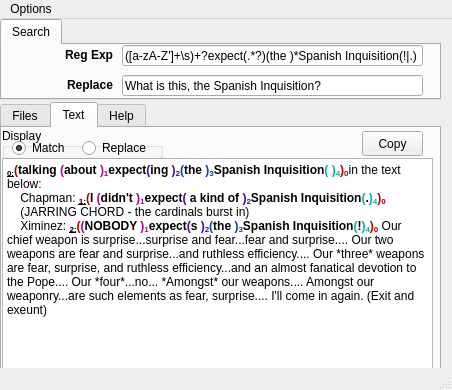
<?xml version="1.0" encoding="UTF-8"?>
<ui version="4.0">
 <class>SearchTheSky_window</class>
 <widget class="QMainWindow" name="SearchTheSky_window">
  <property name="geometry">
   <rect>
    <x>0</x>
    <y>0</y>
    <width>452</width>
    <height>390</height>
   </rect>
  </property>
  <property name="sizePolicy">
   <sizepolicy hsizetype="Fixed" vsizetype="Fixed">
    <horstretch>0</horstretch>
    <verstretch>0</verstretch>
   </sizepolicy>
  </property>
  <property name="windowTitle">
   <string>Search The Sky</string>
  </property>
  <property name="animated">
   <bool>true</bool>
  </property>
  <widget class="QWidget" name="centralwidget">
   <widget class="QTabWidget" name="tabWidget_lower">
    <property name="enabled">
     <bool>true</bool>
    </property>
    <property name="geometry">
     <rect>
      <x>0</x>
      <y>83</y>
      <width>441</width>
      <height>271</height>
     </rect>
    </property>
    <property name="currentIndex">
     <number>1</number>
    </property>
    <widget class="QWidget" name="tab_files">
     <attribute name="title">
      <string>Files</string>
     </attribute>
     <widget class="QGroupBox" name="groupBox_2">
      <property name="geometry">
       <rect>
        <x>0</x>
        <y>0</y>
        <width>421</width>
        <height>41</height>
       </rect>
      </property>
      <property name="title">
       <string>Folder</string>
      </property>
      <widget class="QPushButton" name="pushButton_find">
       <property name="geometry">
        <rect>
         <x>330</x>
         <y>12</y>
         <width>79</width>
         <height>25</height>
        </rect>
       </property>
       <property name="text">
        <string>Find</string>
       </property>
      </widget>
      <widget class="QToolButton" name="toolButton_folder">
       <property name="geometry">
        <rect>
         <x>10</x>
         <y>15</y>
         <width>41</width>
         <height>21</height>
        </rect>
       </property>
       <property name="text">
        <string>...</string>
       </property>
       <property name="toolButtonStyle">
        <enum>Qt::ToolButtonIconOnly</enum>
       </property>
      </widget>
      <widget class="QLineEdit" name="lineEdit_folder">
       <property name="geometry">
        <rect>
         <x>50</x>
         <y>14</y>
         <width>271</width>
         <height>21</height>
        </rect>
       </property>
      </widget>
     </widget>
     <widget class="QTreeView" name="treeView_files">
      <property name="geometry">
       <rect>
        <x>10</x>
        <y>51</y>
        <width>141</width>
        <height>191</height>
       </rect>
      </property>
      <property name="sizePolicy">
       <sizepolicy hsizetype="Expanding" vsizetype="Expanding">
        <horstretch>0</horstretch>
        <verstretch>0</verstretch>
       </sizepolicy>
      </property>
     </widget>
     <widget class="QTextBrowser" name="textBrowser_files">
      <property name="geometry">
       <rect>
        <x>160</x>
        <y>73</y>
        <width>271</width>
        <height>171</height>
       </rect>
      </property>
     </widget>
     <widget class="QGroupBox" name="groupBox_4">
      <property name="geometry">
       <rect>
        <x>270</x>
        <y>40</y>
        <width>161</width>
        <height>31</height>
       </rect>
      </property>
      <property name="title">
       <string>Display</string>
      </property>
      <widget class="QRadioButton" name="radioButton_files_match">
       <property name="geometry">
        <rect>
         <x>10</x>
         <y>10</y>
         <width>98</width>
         <height>20</height>
        </rect>
       </property>
       <property name="text">
        <string>Match</string>
       </property>
       <property name="checked">
        <bool>true</bool>
       </property>
      </widget>
      <widget class="QRadioButton" name="radioButton_files_replace">
       <property name="geometry">
        <rect>
         <x>80</x>
         <y>10</y>
         <width>98</width>
         <height>20</height>
        </rect>
       </property>
       <property name="text">
        <string>Replace</string>
       </property>
      </widget>
     </widget>
     <widget class="QPushButton" name="pushButton_replace_all">
      <property name="geometry">
       <rect>
        <x>168</x>
        <y>44</y>
        <width>81</width>
        <height>25</height>
       </rect>
      </property>
      <property name="text">
       <string>Replace All</string>
      </property>
     </widget>
    </widget>
    <widget class="QWidget" name="tab_text">
     <attribute name="title">
      <string>Text</string>
     </attribute>
     <widget class="QTextEdit" name="textEdit_input">
      <property name="geometry">
       <rect>
        <x>0</x>
        <y>30</y>
        <width>431</width>
        <height>211</height>
       </rect>
      </property>
      <property name="autoFormatting">
       <set>QTextEdit::AutoNone</set>
      </property>
      <property name="html">
       <string>&lt;!DOCTYPE HTML PUBLIC &quot;-//W3C//DTD HTML 4.0//EN&quot; &quot;http://www.w3.org/TR/REC-html40/strict.dtd&quot;&gt;
&lt;html&gt;&lt;head&gt;&lt;meta name=&quot;qrichtext&quot; content=&quot;1&quot; /&gt;&lt;style type=&quot;text/css&quot;&gt;
p, li { white-space: pre-wrap; }
&lt;/style&gt;&lt;/head&gt;&lt;body style=&quot; font-family:'Sans Serif'; font-size:9pt; font-weight:400; font-style:normal;&quot;&gt;
&lt;p style=&quot; margin-top:0px; margin-bottom:0px; margin-left:0px; margin-right:0px; -qt-block-indent:0; text-indent:0px;&quot;&gt;&lt;span style=&quot; font-weight:600; text-decoration: underline; vertical-align:sub;&quot;&gt;0:&lt;/span&gt;&lt;span style=&quot; font-weight:600; color:#b30000;&quot;&gt;(&lt;/span&gt;&lt;span style=&quot; font-weight:600; color:#000000;&quot;&gt;talking &lt;/span&gt;&lt;span style=&quot; font-weight:600; color:#b3008d;&quot;&gt;(&lt;/span&gt;&lt;span style=&quot; font-weight:600; color:#000000;&quot;&gt;about &lt;/span&gt;&lt;span style=&quot; font-weight:600; color:#b3008d;&quot;&gt;)&lt;/span&gt;&lt;span style=&quot; font-weight:600; color:#b3008d; vertical-align:sub;&quot;&gt;1&lt;/span&gt;&lt;span style=&quot; font-weight:600; color:#000000;&quot;&gt;expect&lt;/span&gt;&lt;span style=&quot; font-weight:600; color:#4b00b3;&quot;&gt;(&lt;/span&gt;&lt;span style=&quot; font-weight:600; color:#000000;&quot;&gt;ing &lt;/span&gt;&lt;span style=&quot; font-weight:600; color:#4b00b3;&quot;&gt;)&lt;/span&gt;&lt;span style=&quot; font-weight:600; color:#4b00b3; vertical-align:sub;&quot;&gt;2&lt;/span&gt;&lt;span style=&quot; font-weight:600; color:#0041b3;&quot;&gt;(&lt;/span&gt;&lt;span style=&quot; font-weight:600; color:#000000;&quot;&gt;the &lt;/span&gt;&lt;span style=&quot; font-weight:600; color:#0041b3;&quot;&gt;)&lt;/span&gt;&lt;span style=&quot; font-weight:600; color:#0041b3; vertical-align:sub;&quot;&gt;3&lt;/span&gt;&lt;span style=&quot; font-weight:600; color:#000000;&quot;&gt;Spanish Inquisition&lt;/span&gt;&lt;span style=&quot; font-weight:600; color:#00b398;&quot;&gt;(&lt;/span&gt;&lt;span style=&quot; font-weight:600; color:#000000;&quot;&gt; &lt;/span&gt;&lt;span style=&quot; font-weight:600; color:#00b398;&quot;&gt;)&lt;/span&gt;&lt;span style=&quot; font-weight:600; color:#00b398; vertical-align:sub;&quot;&gt;4&lt;/span&gt;&lt;span style=&quot; font-weight:600; color:#b30000;&quot;&gt;)&lt;/span&gt;&lt;span style=&quot; font-weight:600; color:#b30000; vertical-align:sub;&quot;&gt;0&lt;/span&gt;in the text below: &lt;/p&gt;
&lt;p style=&quot; margin-top:0px; margin-bottom:0px; margin-left:0px; margin-right:0px; -qt-block-indent:0; text-indent:0px;&quot;&gt;    Chapman: &lt;span style=&quot; font-weight:600; text-decoration: underline; vertical-align:sub;&quot;&gt;1:&lt;/span&gt;&lt;span style=&quot; font-weight:600; color:#b30000;&quot;&gt;(&lt;/span&gt;&lt;span style=&quot; font-weight:600; color:#000000;&quot;&gt;I &lt;/span&gt;&lt;span style=&quot; font-weight:600; color:#b3008d;&quot;&gt;(&lt;/span&gt;&lt;span style=&quot; font-weight:600; color:#000000;&quot;&gt;didn't &lt;/span&gt;&lt;span style=&quot; font-weight:600; color:#b3008d;&quot;&gt;)&lt;/span&gt;&lt;span style=&quot; font-weight:600; color:#b3008d; vertical-align:sub;&quot;&gt;1&lt;/span&gt;&lt;span style=&quot; font-weight:600; color:#000000;&quot;&gt;expect&lt;/span&gt;&lt;span style=&quot; font-weight:600; color:#4b00b3;&quot;&gt;(&lt;/span&gt;&lt;span style=&quot; font-weight:600; color:#000000;&quot;&gt; a kind of &lt;/span&gt;&lt;span style=&quot; font-weight:600; color:#4b00b3;&quot;&gt;)&lt;/span&gt;&lt;span style=&quot; font-weight:600; color:#4b00b3; vertical-align:sub;&quot;&gt;2&lt;/span&gt;&lt;span style=&quot; font-weight:600; color:#000000;&quot;&gt;Spanish Inquisition&lt;/span&gt;&lt;span style=&quot; font-weight:600; color:#00b398;&quot;&gt;(&lt;/span&gt;&lt;span style=&quot; font-weight:600; color:#000000;&quot;&gt;.&lt;/span&gt;&lt;span style=&quot; font-weight:600; color:#00b398;&quot;&gt;)&lt;/span&gt;&lt;span style=&quot; font-weight:600; color:#00b398; vertical-align:sub;&quot;&gt;4&lt;/span&gt;&lt;span style=&quot; font-weight:600; color:#b30000;&quot;&gt;)&lt;/span&gt;&lt;span style=&quot; font-weight:600; color:#b30000; vertical-align:sub;&quot;&gt;0&lt;/span&gt; &lt;/p&gt;
&lt;p style=&quot; margin-top:0px; margin-bottom:0px; margin-left:0px; margin-right:0px; -qt-block-indent:0; text-indent:0px;&quot;&gt;    (JARRING CHORD - the cardinals burst in) &lt;/p&gt;
&lt;p style=&quot; margin-top:0px; margin-bottom:0px; margin-left:0px; margin-right:0px; -qt-block-indent:0; text-indent:0px;&quot;&gt;    Ximinez: &lt;span style=&quot; font-weight:600; text-decoration: underline; vertical-align:sub;&quot;&gt;2:&lt;/span&gt;&lt;span style=&quot; font-weight:600; color:#b30000;&quot;&gt;(&lt;/span&gt;&lt;span style=&quot; font-weight:600; color:#b3008d;&quot;&gt;(&lt;/span&gt;&lt;span style=&quot; font-weight:600; color:#000000;&quot;&gt;NOBODY &lt;/span&gt;&lt;span style=&quot; font-weight:600; color:#b3008d;&quot;&gt;)&lt;/span&gt;&lt;span style=&quot; font-weight:600; color:#b3008d; vertical-align:sub;&quot;&gt;1&lt;/span&gt;&lt;span style=&quot; font-weight:600; color:#000000;&quot;&gt;expect&lt;/span&gt;&lt;span style=&quot; font-weight:600; color:#4b00b3;&quot;&gt;(&lt;/span&gt;&lt;span style=&quot; font-weight:600; color:#000000;&quot;&gt;s &lt;/span&gt;&lt;span style=&quot; font-weight:600; color:#4b00b3;&quot;&gt;)&lt;/span&gt;&lt;span style=&quot; font-weight:600; color:#4b00b3; vertical-align:sub;&quot;&gt;2&lt;/span&gt;&lt;span style=&quot; font-weight:600; color:#0041b3;&quot;&gt;(&lt;/span&gt;&lt;span style=&quot; font-weight:600; color:#000000;&quot;&gt;the &lt;/span&gt;&lt;span style=&quot; font-weight:600; color:#0041b3;&quot;&gt;)&lt;/span&gt;&lt;span style=&quot; font-weight:600; color:#0041b3; vertical-align:sub;&quot;&gt;3&lt;/span&gt;&lt;span style=&quot; font-weight:600; color:#000000;&quot;&gt;Spanish Inquisition&lt;/span&gt;&lt;span style=&quot; font-weight:600; color:#00b398;&quot;&gt;(&lt;/span&gt;&lt;span style=&quot; font-weight:600; color:#000000;&quot;&gt;!&lt;/span&gt;&lt;span style=&quot; font-weight:600; color:#00b398;&quot;&gt;)&lt;/span&gt;&lt;span style=&quot; font-weight:600; color:#00b398; vertical-align:sub;&quot;&gt;4&lt;/span&gt;&lt;span style=&quot; font-weight:600; color:#b30000;&quot;&gt;)&lt;/span&gt;&lt;span style=&quot; font-weight:600; color:#b30000; vertical-align:sub;&quot;&gt;0&lt;/span&gt; Our chief weapon is surprise...surprise and fear...fear and surprise.... Our two weapons are fear and surprise...and ruthless efficiency.... Our *three* weapons are fear, surprise, and ruthless efficiency...and an almost fanatical devotion to the Pope.... Our *four*...no... *Amongst* our weapons.... Amongst our weaponry...are such elements as fear, surprise.... I'll come in again. (Exit and exeunt) &lt;/p&gt;
&lt;p style=&quot; margin-top:0px; margin-bottom:0px; margin-left:0px; margin-right:0px; -qt-block-indent:0; text-indent:0px;&quot;&gt;    &lt;/p&gt;&lt;/body&gt;&lt;/html&gt;</string>
      </property>
      <property name="acceptRichText">
       <bool>false</bool>
      </property>
     </widget>
     <widget class="QGroupBox" name="groupBox">
      <property name="geometry">
       <rect>
        <x>0</x>
        <y>0</y>
        <width>161</width>
        <height>31</height>
       </rect>
      </property>
      <property name="title">
       <string>Display</string>
      </property>
      <widget class="QRadioButton" name="radioButton_text_match">
       <property name="geometry">
        <rect>
         <x>10</x>
         <y>10</y>
         <width>98</width>
         <height>20</height>
        </rect>
       </property>
       <property name="text">
        <string>Match</string>
       </property>
       <property name="checked">
        <bool>true</bool>
       </property>
      </widget>
      <widget class="QRadioButton" name="radioButton_text_replace">
       <property name="geometry">
        <rect>
         <x>80</x>
         <y>10</y>
         <width>98</width>
         <height>20</height>
        </rect>
       </property>
       <property name="text">
        <string>Replace</string>
       </property>
       <property name="checked">
        <bool>false</bool>
       </property>
      </widget>
     </widget>
     <widget class="QPushButton" name="pushButton">
      <property name="geometry">
       <rect>
        <x>360</x>
        <y>3</y>
        <width>61</width>
        <height>25</height>
       </rect>
      </property>
      <property name="toolTip">
       <string>Copy results to clipboard</string>
      </property>
      <property name="text">
       <string>Copy</string>
      </property>
     </widget>
    </widget>
    <widget class="QWidget" name="tab_help">
     <attribute name="title">
      <string>Help</string>
     </attribute>
     <widget class="QComboBox" name="comboBox_help">
      <property name="geometry">
       <rect>
        <x>10</x>
        <y>10</y>
        <width>411</width>
        <height>22</height>
       </rect>
      </property>
     </widget>
     <widget class="QTextBrowser" name="textBrowser_help">
      <property name="geometry">
       <rect>
        <x>10</x>
        <y>40</y>
        <width>421</width>
        <height>201</height>
       </rect>
      </property>
      <property name="documentTitle">
       <string>Help</string>
      </property>
      <property name="textInteractionFlags">
       <set>Qt::LinksAccessibleByKeyboard|Qt::LinksAccessibleByMouse|Qt::TextBrowserInteraction|Qt::TextSelectableByKeyboard|Qt::TextSelectableByMouse</set>
      </property>
     </widget>
    </widget>
   </widget>
   <widget class="QTabWidget" name="tabWidget_upper">
    <property name="geometry">
     <rect>
      <x>0</x>
      <y>0</y>
      <width>441</width>
      <height>81</height>
     </rect>
    </property>
    <property name="currentIndex">
     <number>0</number>
    </property>
    <widget class="QWidget" name="tab">
     <attribute name="title">
      <string>Search</string>
     </attribute>
     <widget class="QLineEdit" name="lineEdit_input">
      <property name="geometry">
       <rect>
        <x>120</x>
        <y>0</y>
        <width>301</width>
        <height>21</height>
       </rect>
      </property>
      <property name="text">
       <string>([a-zA-Z']+\s)+?expect(.*?)(the )*Spanish Inquisition(!|.)</string>
      </property>
     </widget>
     <widget class="QLineEdit" name="lineEdit_replace">
      <property name="geometry">
       <rect>
        <x>120</x>
        <y>30</y>
        <width>301</width>
        <height>21</height>
       </rect>
      </property>
      <property name="text">
       <string>What is this, the Spanish Inquisition?</string>
      </property>
     </widget>
     <widget class="QLabel" name="label_main_top">
      <property name="geometry">
       <rect>
        <x>10</x>
        <y>2</y>
        <width>101</width>
        <height>16</height>
       </rect>
      </property>
      <property name="font">
       <font>
        <weight>75</weight>
        <bold>true</bold>
       </font>
      </property>
      <property name="text">
       <string>Reg Exp</string>
      </property>
      <property name="alignment">
       <set>Qt::AlignRight|Qt::AlignTrailing|Qt::AlignVCenter</set>
      </property>
     </widget>
     <widget class="QLabel" name="label__main_bottom">
      <property name="geometry">
       <rect>
        <x>10</x>
        <y>32</y>
        <width>101</width>
        <height>16</height>
       </rect>
      </property>
      <property name="font">
       <font>
        <weight>75</weight>
        <bold>true</bold>
       </font>
      </property>
      <property name="text">
       <string>Replace</string>
      </property>
      <property name="alignment">
       <set>Qt::AlignRight|Qt::AlignTrailing|Qt::AlignVCenter</set>
      </property>
     </widget>
    </widget>
   </widget>
  </widget>
  <widget class="QMenuBar" name="menubar">
   <property name="geometry">
    <rect>
     <x>0</x>
     <y>0</y>
     <width>452</width>
     <height>20</height>
    </rect>
   </property>
   <widget class="QMenu" name="menuOptions">
    <property name="title">
     <string>Options</string>
    </property>
    <widget class="QMenu" name="menuMode">
     <property name="title">
      <string>Mode</string>
     </property>
     <addaction name="actionRegexp_P_ython_erl"/>
     <addaction name="actionPy_refactor"/>
    </widget>
    <addaction name="menu_quick_search"/>
    <addaction name="menuMode"/>
   </widget>
   <addaction name="menuOptions"/>
  </widget>
  <widget class="QStatusBar" name="statusbar"/>
  <action name="menu_quick_search">
   <property name="checkable">
    <bool>false</bool>
   </property>
   <property name="checked">
    <bool>false</bool>
   </property>
   <property name="enabled">
    <bool>false</bool>
   </property>
   <property name="text">
    <string>Quick Search</string>
   </property>
  </action>
  <action name="actionRegexp_P_ython_erl">
   <property name="text">
    <string>regexp P(erl|ython)</string>
   </property>
  </action>
  <action name="actionPy_refactor">
   <property name="enabled">
    <bool>false</bool>
   </property>
   <property name="text">
    <string>py refactor</string>
   </property>
   <property name="toolTip">
    <string>To Be Implemented!</string>
   </property>
  </action>
 </widget>
 <resources/>
 <connections/>
</ui>
